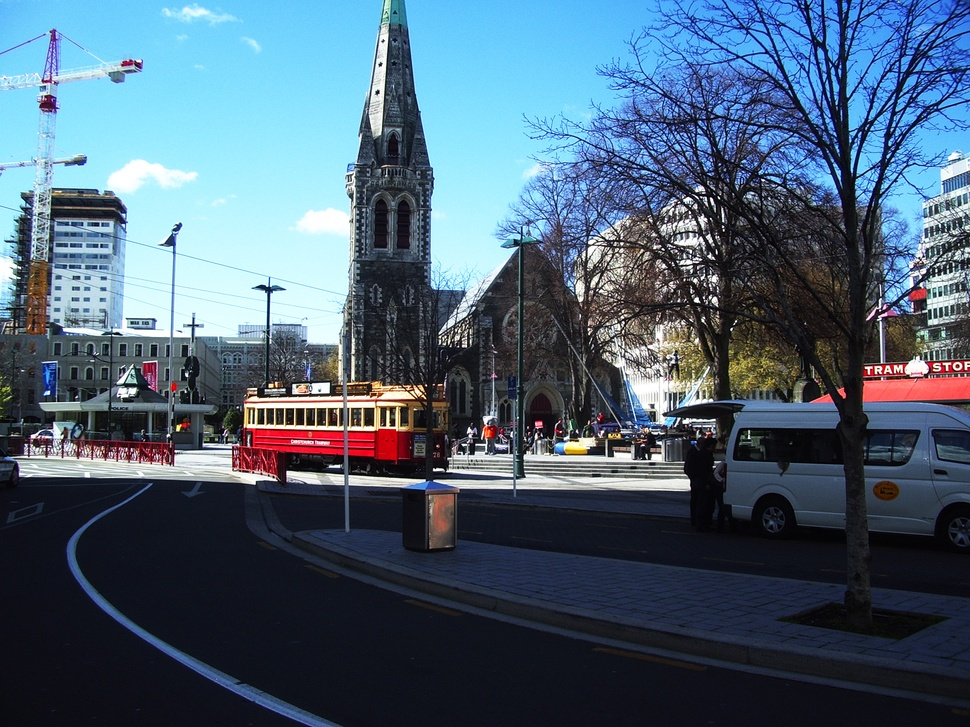
#> input picture image-processing/NZ.jpg, 970 x 727 px, shrunk from 2304 x 1728 before the run
$ jupyter execute 'openCV basics.ipynb'   (shell and % lines are left out)   (older library calls are emulated)
#> lines starting #> are read from the running program, lines starting #| are printed output that depends on the picture
[cell 1]
import cv2
import numpy as np
import matplotlib.pyplot as plt

# Image Display

[cell 2]
# read image
img = cv2.imread('NZ.jpg')
#> img is the input picture: shape (727, 970, 3); mean B, G, R 116.1, 97.7, 76.3
gray = cv2.cvtColor(img, cv2.COLOR_BGR2GRAY)

[cell 3]
# show image using plt
img2 = img[:,:,::-1] # change BGR to RGB

f, ax = plt.subplots(1, 3, sharey=True, figsize=(24,4))

ax[0].imshow(img)
ax[0].set_title('BGR - OpenCV2 default')

ax[1].imshow(img2)
ax[1].set_title('RGB')

ax[2].imshow(gray, cmap='gray')
ax[2].set_title('Gray cmap')

plt.show()
#> figure, not shown here; B, G, R data is drawn as R, G, B

"""
#display using cv2
cv2.imshow('img', gray)
cv2.waitKey()
"""

# Intensity Transformations

[cell 4]
# gray histogram
f = plt.figure(figsize=(24,4))
gray_histogram = gray.ravel()
plt.subplot(131)
plt.hist(gray_histogram, 256, [0,256])
plt.title('gray histogram')
plt.xlim(0,256)
#plt.show()

plt.subplot(132)
equilzed_gray = cv2.equalizeHist(gray)
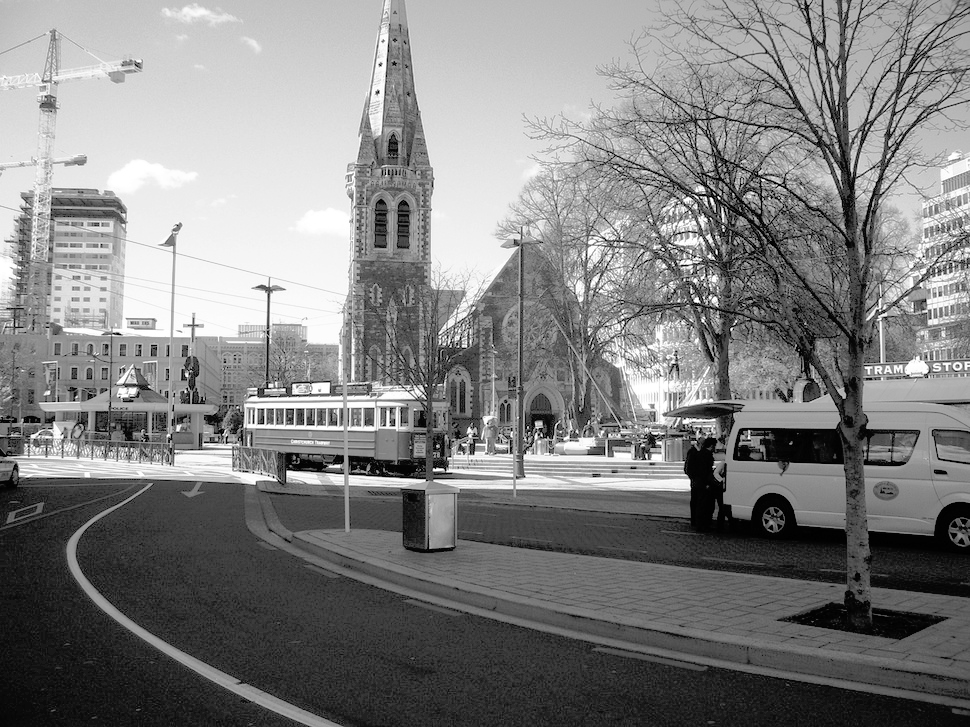
#> equilzed_gray: shape (727, 970); min 0, max 255, mean 128.8
plt.hist(equilzed_gray.ravel(), 256, [0,256])
plt.title('gray histogram - equalized')
plt.xlim(0,256)
#plt.show()

# Contrat Limited Adaptive Historgram Equalization (CLAHE)
clahe = cv2.createCLAHE(clipLimit=2.0, tileGridSize=(8,8)) # create a CLAHE object (Args are optional)
cl1 = clahe.apply(gray)
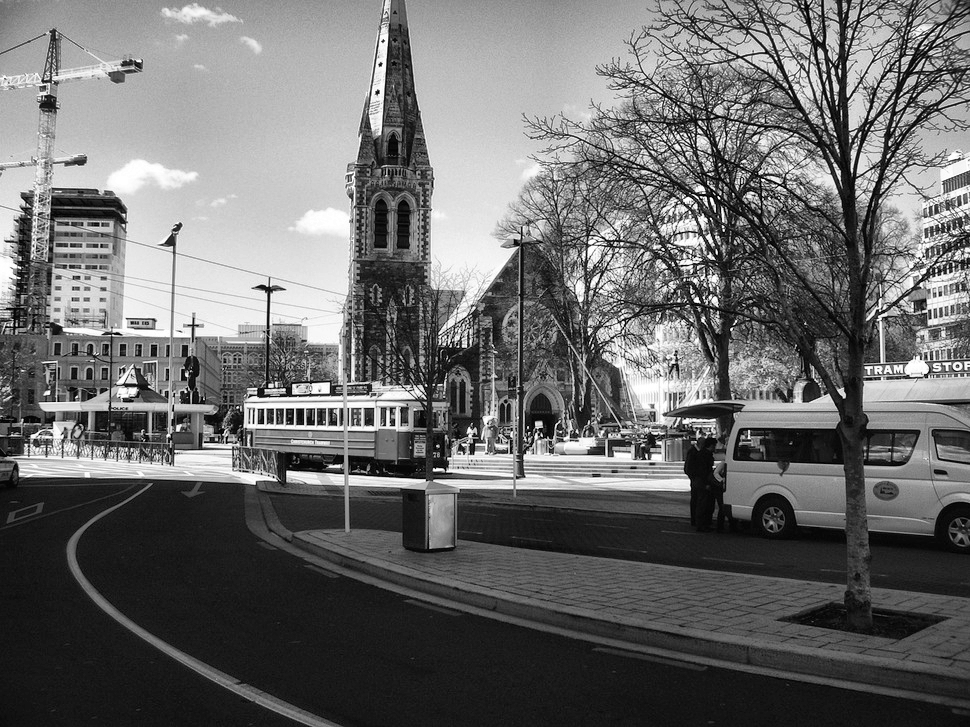
#> cl1: shape (727, 970); min 0, max 255, mean 107.1

plt.subplot(133)
plt.hist(cl1.ravel(), 256, [0,256])
plt.title('gray histogram - CLAHE')
plt.xlim(0,256)
plt.show()
#> figure, not shown here; panel 1: tallest bar 29252 high, from x = 17 to 18; panel 2: tallest bar 29252 high, from x = 43 to 44; panel 3: tallest bar 18673 high, from x = 24 to 25

f, ax = plt.subplots(1, 3, sharey=True, figsize=(24,4))

ax[0].imshow(gray, cmap='gray')
ax[0].set_title('Gray Scale')

ax[1].imshow(equilzed_gray, cmap='gray')
ax[1].set_title('Gray Scale - Equalized Histogram')

ax[2].imshow(cl1, cmap='gray')
ax[2].set_title('Gray Scale - CLAHE')

plt.show()


# color histogram
for i,col in enumerate(['b','g','r']):
    histr = cv2.calcHist([img], [i], None, [256], [0, 256])
    plt.plot(histr, color=col)
plt.xlim(0,256)
plt.title('BGR Histogram')
plt.show()
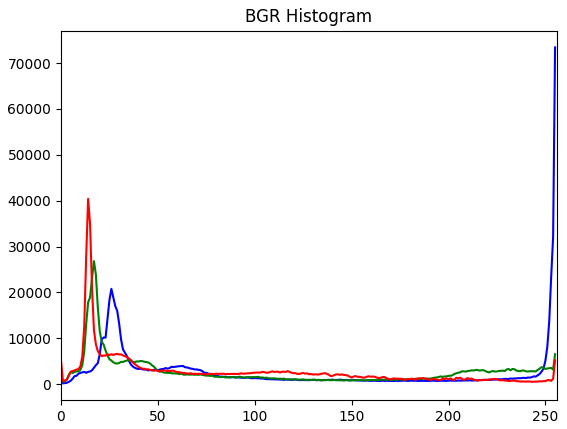
#> figure drawn by matplotlib, 1 panel; curve peaks at x = 255, y = 73405; curve peaks at x = 17, y = 26818; curve peaks at x = 14, y = 40395

# Spatial Filters

[cell 5]
# cv2 has built in functions to apply all these kinds of filters - but for now I'll do it this way
kernel_blur = np.ones((5,5), np.uint8)/25 # box filter (blur)
kernel_sharpen = np.array([[-1,-1,-1], [-1,9,-1], [-1,-1,-1]],np.float)
kernel_dx = np.array([[-1,0,1], [-2,0,2], [-1,0,1]],np.float) # Sobel operators - combine smoothing with derivative
kernel_dy = np.array([[-1,-2,-1], [0,0,0], [1,2,1]],np.float) # Sobel operators - combine smoothing with derivative

f = plt.figure(figsize=(18,4))
plt.subplot(121), plt.imshow(gray, cmap='gray'), plt.title('origial')
plt.subplot(122), plt.imshow(cv2.filter2D(gray.astype(np.float), -1, kernel_blur), cmap='gray'), plt.title('filter averaging (blur)')
plt.show()

f = plt.figure(figsize=(18,4))
plt.subplot(121), plt.imshow(cv2.filter2D(gray.astype(np.float), -1, kernel_sharpen), cmap='gray'), plt.title('filter sharpen (float)')
plt.subplot(122), plt.imshow(cv2.filter2D(gray, -1, kernel_sharpen), cmap='gray'), plt.title('filter sharpen {}'.format(type(gray[0,0])))
plt.show()


# Sobel operators - combine smoothing with derivative
f = plt.figure(figsize=(18,4))
plt.subplot(121), plt.imshow(cv2.filter2D(gray.astype(np.float), -1, kernel_dx), cmap='gray'), plt.title('Sobel operator dx (float)')
plt.subplot(122), plt.imshow(cv2.filter2D(gray, -1, kernel_dy), cmap='gray'), plt.title('Sobel operator dx {}'.format(type(gray[0,0])))
plt.show()
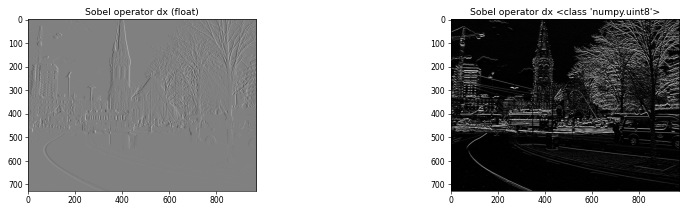
#> figure drawn by matplotlib, 2 panels
f = plt.figure(figsize=(18,4))
plt.subplot(121), plt.imshow(cv2.filter2D(gray.astype(np.float), -1, kernel_dy), cmap='gray'), plt.title('Sobel operator dy (float)')
plt.subplot(122), plt.imshow(cv2.filter2D(gray, -1, kernel_dy), cmap='gray'), plt.title('Sobel operator dy {}'.format(type(gray[0,0])))
plt.show()
print("If image is uint*, it can't store negative values")
print("Change image to float: Black is negative, White is postive, and gray is zero")

# calculate the intensity angles
Ix = cv2.filter2D(gray.astype(np.float), -1, kernel_dx)
Iy = cv2.filter2D(gray.astype(np.float), -1, kernel_dy)
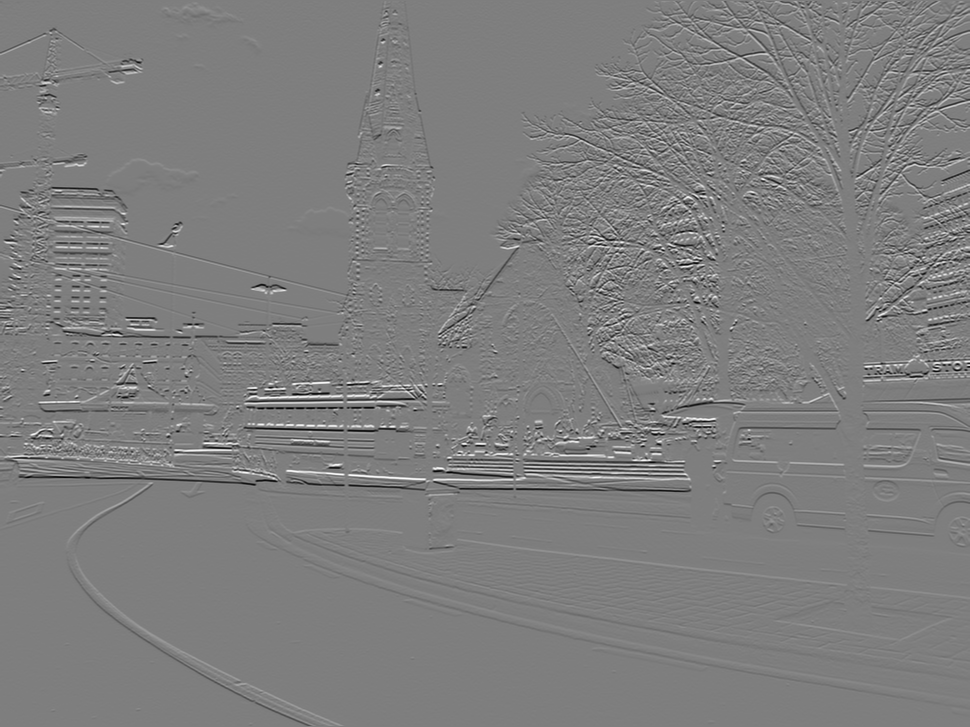
#> Iy: shape (727, 970) float64; min -1004, max 1018, mean -1.5; drawn with min black and max white
ang = np.arctan2(Ix,Iy)


# figure out a better way to do this
# basically there are so many angles that this function zeros things out
# air planes are not a great example for this - a picture of the moon is better
for row in range(len(ang)):
    for c in range(len(ang[row])):
        if ang[row,c] < 100/180 * np.pi:
            ang[row,c] = 0
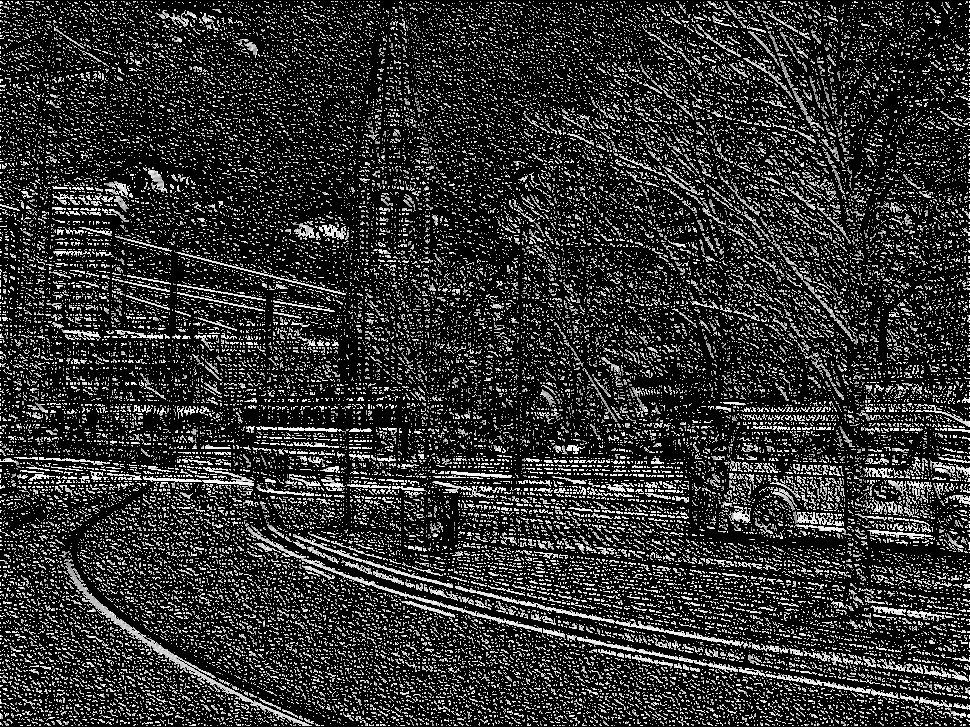
#> ang: shape (727, 970) float64; min 0, max 3.14, mean 0.6; drawn with min black and max white
plt.imshow(ang, cmap='gray')
plt.show()
plt.imshow(ang)
plt.show()

# Morphological Processing

[cell 6]
morph_kernel = np.ones((5,5),np.uint8)
opening = cv2.morphologyEx(gray, cv2.MORPH_OPEN, morph_kernel)
closing = cv2.morphologyEx(gray, cv2.MORPH_CLOSE, morph_kernel)

open_close = cv2.morphologyEx(opening, cv2.MORPH_CLOSE, morph_kernel)
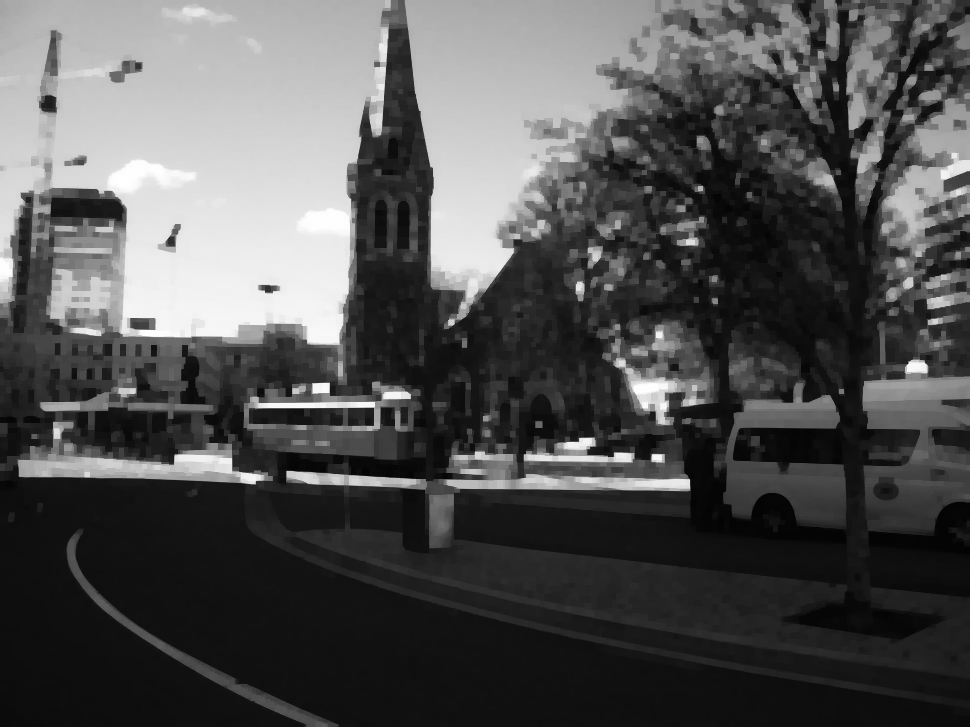
#> open_close: shape (727, 970); min 3, max 255, mean 81.6
close_open = cv2.morphologyEx(closing, cv2.MORPH_OPEN, morph_kernel)
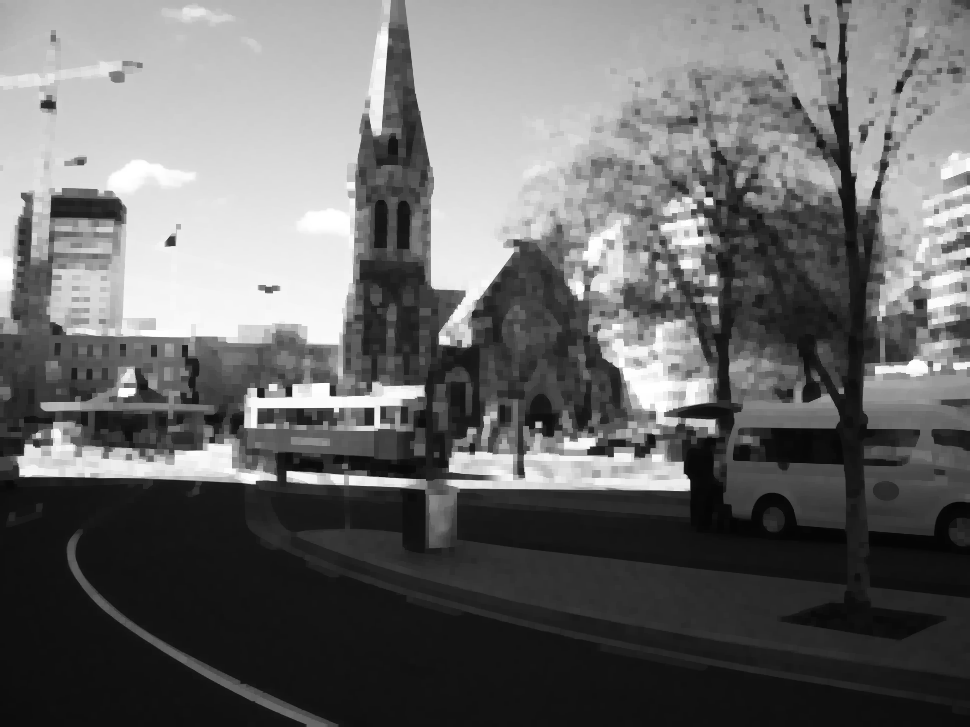
#> close_open: shape (727, 970); min 5, max 255, mean 105.6
plt.imshow(opening, cmap='gray')
plt.show()
plt.imshow(closing, cmap='gray')
plt.show()
plt.imshow(open_close, cmap='gray')
plt.show()
plt.imshow(close_open, cmap='gray')
plt.show()
